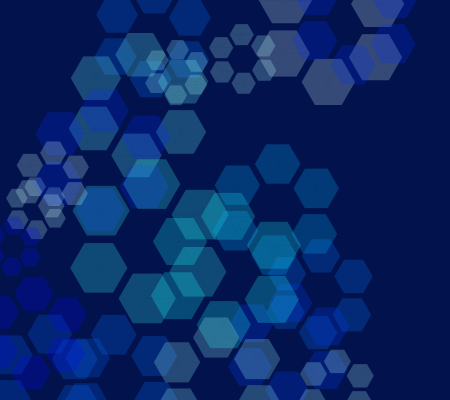
Frame 1 (no input)
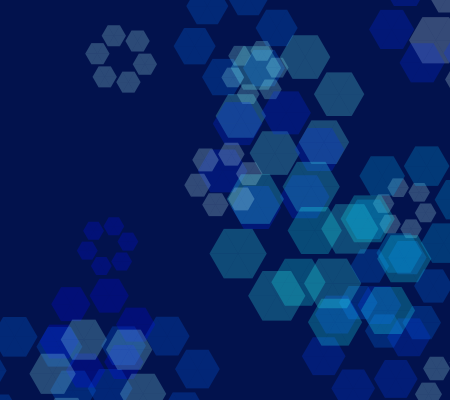
Frame 60 (the mouse pressed at the canvas centre just before this capture)
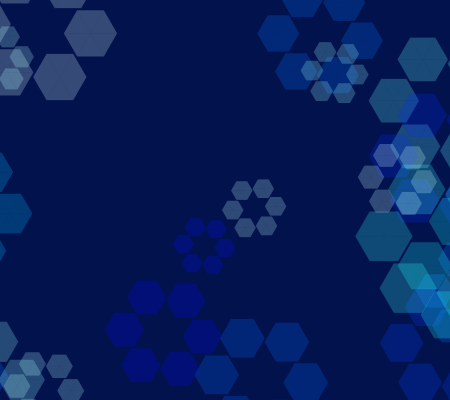
Frame 120 (the mouse held since frame 60 and released just before this capture)

The Processing sketch that drew these frames (run headless with seeded random() and noise(); from frame 60 on, the mouse is pressed at the canvas centre):

// Processing sketch: processing_101033
// ── processing_101033.pde

Hexagon[] hexa = new Hexagon[20];

color bg = color(2, 18, 77);

void setup() {
  size(450, 400);
  background(bg);

  smooth();


  for (int i = 0; i < hexa.length;i++) {
    hexa[i] = new Hexagon();
  }
}

void draw() {
  background(bg);

  for (int i = 0; i < hexa.length;i++) {
    hexa[i].move();
    hexa[i].display();
  }
}

class Hexagon {
  float r = random(10, 30);
  float R = r * 2;

  float x = random(width);
  float y = random(height);

  float spd = random(1, 3);
  int spd_sign;
  float t;

  float red;
  float green;
  float blue;

  Hexagon() {
    if (random(1) >= 0.5) {
      spd_sign = -1;
    } else {
      spd_sign = 1;
    }

    if (random(1) >= 0.5) {
      red = random(255);
      green = 255;
      blue = 255;
    } else {
      red = 0;
      green = random(255);
      blue = 255;
    }
  }

  void display() {
    pushMatrix();
    translate(x, y);
    rotate(t);
    for (int i = 0; i < 6; i++) {
      pushMatrix();
      translate(R*cos(radians(360*i/6+90)), R*sin(radians(360*i/6+90)));
      rotate(-t);
      tri();
      popMatrix();
    }
    popMatrix();
  }

  void tri() {
    float acute_angle = 60; //鋭角
    float obtuse_angle = (180 - acute_angle) / 2; //鈍角
    float val = 360 / acute_angle; //三角形の個数



    for (int i = 0 ; i < val; i++) {
      pushMatrix();
      translate(0, 0);
      rotate(radians(360 * i/val));
      noStroke();
      fill(red, green, blue, 60);
      triangle(0, 0, -r*cos(radians(obtuse_angle)), r*sin(radians(obtuse_angle)), r*cos(radians(obtuse_angle)), r*sin(radians(obtuse_angle)));
      popMatrix();
    }
  }

  void move() {
    x += spd_sign * spd;

    t += spd_sign * 0.04;

    if (x > width + R + r) {
      x = - R -r;
    }
    if (x < - R - r) {
      x = width + R + r;
    }
  }
}
